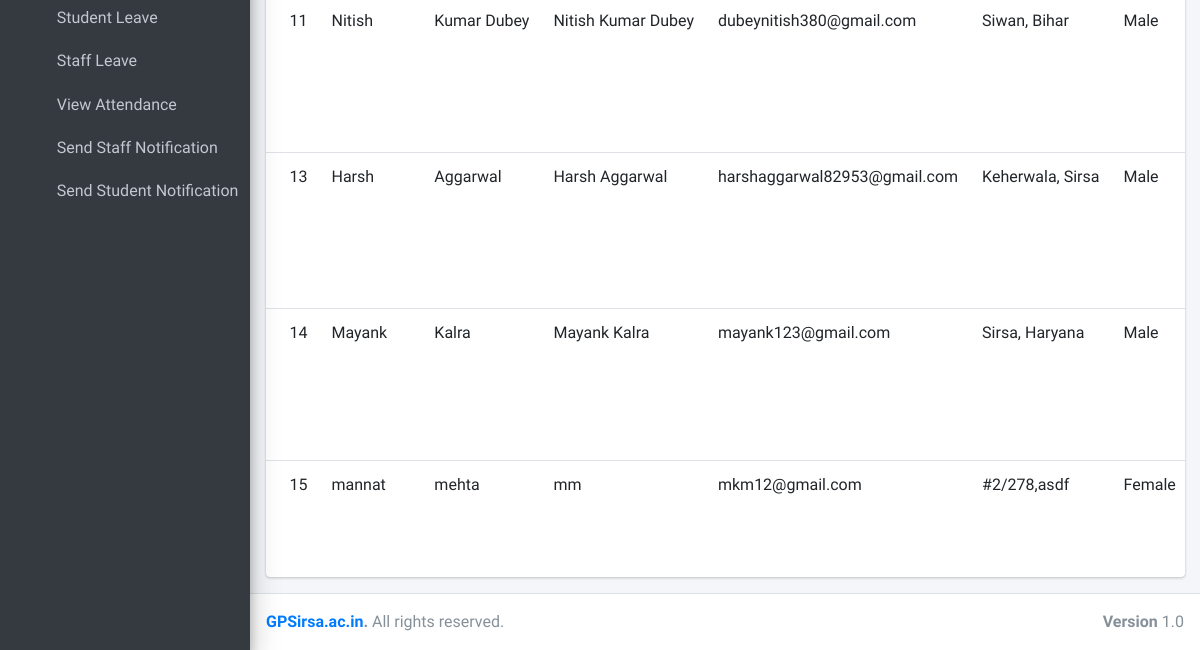
Page /manage_student (signed in, lower part) on the earlier database version.
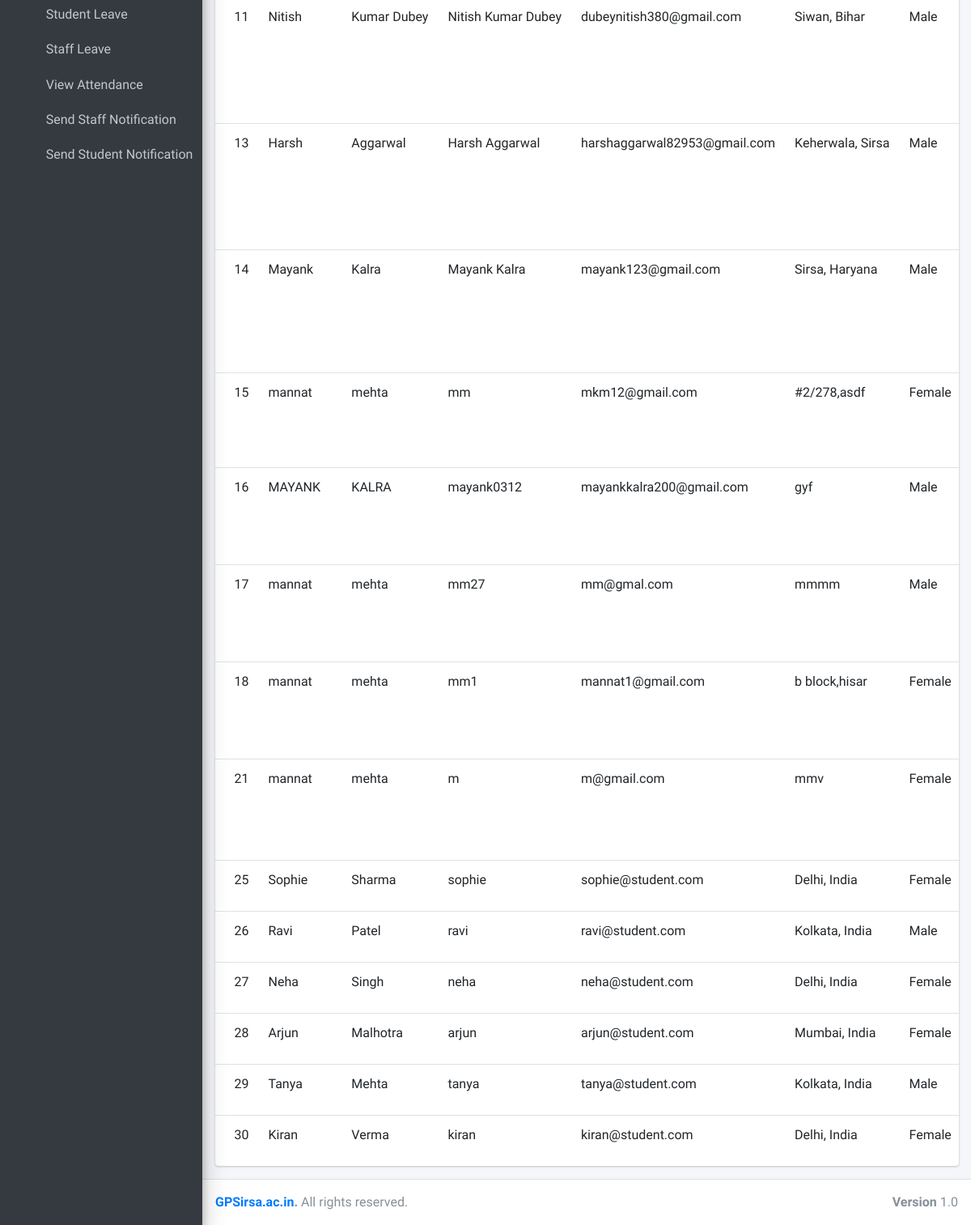
Same page on the later database version.
### educoredb_app/models.py (models this page shows)
class Students(models.Model):
    id=models.AutoField(primary_key=True)
    admin=models.OneToOneField(CustomUser,on_delete=models.CASCADE)
    gender=models.CharField(max_length=255)
    profile_pic=models.FileField()
    address=models.TextField()
    course_id=models.ForeignKey(Courses,on_delete=models.DO_NOTHING)
    session_year_id=models.ForeignKey(SessionYearModel,on_delete=models.CASCADE)
    created_at=models.DateTimeField(auto_now_add=True)
    updated_at=models.DateTimeField(auto_now_add=True)
    fcm_token=models.TextField(default="")
    objects = models.Manager()

class CustomUser(AbstractUser):
    user_type_data=((1,"HOD"),(2,"Staff"),(3,"Student"))
    user_type=models.CharField(default=1,choices=user_type_data,max_length=10)

### educoredb_app/HodViews.py (the view)
# urls.py: path('manage_student', HodViews.manage_student,name="manage_student"),
def manage_student(request):
    students=Students.objects.all()
    return render(request,"hod_template/manage_student_template.html",{"students":students})

### educoredb_app/LoginCheckMiddleWare.py (called while the page is built, shortened)
    def process_view(self,request,view_func,view_args,view_kwargs):
        modulename=view_func.__module__
        print(modulename)
        user=request.user
        if user.is_authenticated:
            if user.user_type == "1":
                if request.path.startswith('/accounts/') or modulename == "educoredb_app.HodViews":
                    pass
                elif modulename == "educoredb_app.views" or modulename == "django.views.static":
                    pass
                elif modulename == "django.contrib.auth.views" or modulename =="django.contrib.admin.sites":
                    pass
                else:
                    return HttpResponseRedirect(reverse("admin_home"))
            else:
                return HttpResponseRedirect(reverse("show_login"))

### educoredb_app/templates/hod_template/manage_student_template.html (shortened to what this page needs)
{% extends 'hod_template/base_template.html' %}
{% block main_content %}
    <section class="content">
      <div class="container-fluid">
           <div class="row">
          <div class="col-12">
            <div class="card">
              <div class="card-body table-responsive p-0">
                <table class="table table-hover text-nowrap">
                  <tbody>
                  {% for student in students %}
                    <tr>
                      <td>{{ student.admin.id }}</td>
                      <td>{{ student.admin.first_name }}</td>
                      <td>{{ student.admin.last_name }}</td>
                      <td>{{ student.admin.username }}</td>
                      <td>{{ student.admin.email }}</td>
                      <td>{{ student.address }}</td>
                      <td>{{ student.gender }}</td>
                    </tr>
                  {% endfor %}
                  </tbody>
                </table>
              </div>
            </div>
          </div>
        </div>
      </div>
    </section>
{% endblock main_content %}

### educoredb_app/templates/hod_template/base_template.html (shortened to what this page needs)
{% load static %}
<!DOCTYPE html>
<html>
<head>
  <link rel="stylesheet" href="{% static "plugins/fontawesome-free/css/all.min.css" %}">
  <link rel="stylesheet" href="https://code.ionicframework.com/ionicons/2.0.1/css/ionicons.min.css">
  <link rel="stylesheet" href="{% static "plugins/tempusdominus-bootstrap-4/css/tempusdominus-bootstrap-4.min.css" %}">
  <link rel="stylesheet" href="{% static "plugins/icheck-bootstrap/icheck-bootstrap.min.css" %}">
  <link rel="stylesheet" href="{% static "plugins/jqvmap/jqvmap.min.css" %}">
  <link rel="stylesheet" href="{% static "dist/css/adminlte.min.css" %}">
  <link rel="stylesheet" href="{% static "plugins/overlayScrollbars/css/OverlayScrollbars.min.css" %}">
  <link rel="stylesheet" href="{% static "plugins/daterangepicker/daterangepicker.css" %}">
  <link rel="stylesheet" href="{% static "plugins/summernote/summernote-bs4.css" %}">
</head>
<body class="hold-transition sidebar-mini layout-fixed">
<div class="wrapper">
    {% include 'hod_template/sidebar_template.html' with user=user id=id %}
   <div class="content-wrapper">
     {% block main_content %}{% endblock main_content %}
  </div>
    {% include 'hod_template/footer.html' %}
</div>
</body>
</html>

### educoredb_app/templates/hod_template/sidebar_template.html (shortened to what this page needs)
{% load static %}
  <aside class="main-sidebar sidebar-dark-primary elevation-4">
    <div class="sidebar">
      <nav class="mt-2">
        <ul class="nav nav-pills nav-sidebar flex-column" data-widget="treeview" role="menu" data-accordion="false">
           <li class="nav-item">
               {% url 'student_leave_view' as student_leave_view %}
            <a href="{% url 'student_leave_view' %}" class="nav-link {% if request.path == student_leave_view %} active {% endif %}">
              <i class="nav-icon fas fa-th"></i>
              <p>
                Student Leave
              </p>
            </a>
          </li>
            <li class="nav-item">
                 {% url 'staff_leave_view' as staff_leave_view %}
            <a href="{% url 'staff_leave_view' %}" class="nav-link {% if request.path == staff_leave_view %} active {% endif %}">
              <i class="nav-icon fas fa-th"></i>
              <p>
                Staff Leave
              </p>
            </a>
          </li>
          <li class="nav-item">
            {% url 'admin_view_attendance' as admin_view_attendance %}
             <a href="{% url 'admin_view_attendance' %}" class="nav-link {% if request.path == admin_view_attendance %} active {% endif %}">
              <i class="nav-icon fas fa-th"></i>
              <p>
                View Attendance
              </p>
            </a>
          </li>
          <li class="nav-item">
            {% url 'admin_send_notification_staff' as admin_send_notification_staff %}
             <a href="{% url 'admin_send_notification_staff' %}" class="nav-link {% if request.path == admin_send_notification_staff %} active {% endif %}">
              <i class="nav-icon fas fa-th"></i>
              <p>
                Send Staff Notification
              </p>
            </a>
          </li>
          <li class="nav-item">
            {% url 'admin_send_notification_student' as admin_send_notification_student %}
             <a href="{% url 'admin_send_notification_student' %}" class="nav-link {% if request.path == admin_send_notification_student %} active {% endif %}">
              <i class="nav-icon fas fa-th"></i>
              <p>
                Send Student Notification
              </p>
            </a>
          </li>
        </ul>
      </nav>
    </div>
  </aside>

### educoredb_app/templates/hod_template/footer.html
 <footer class="main-footer">
    <strong><a href="https://gpsirsa.ac.in/">GPSirsa.ac.in</a>.</strong>
    All rights reserved.
    <div class="float-right d-none d-sm-inline-block">
      <b>Version</b> 1.0
    </div>
  </footer>

Differences in the rows shown:
added Students: admin.id "16", admin.first_name "MAYANK", admin.last_name "KALRA", admin.username "mayank0312", admin.email "mayankkalra200@gmail.com", address "gyf", gender "Male"
added Students: admin.id "17", admin.first_name "mannat", admin.last_name "mehta", admin.username "mm27", admin.email "mm@gmal.com", address "mmmm", gender "Male"
added Students: admin.id "18", admin.first_name "mannat", admin.last_name "mehta", admin.username "mm1", admin.email "mannat1@gmail.com", address "b block,hisar", gender "Female"
added Students: admin.id "21", admin.first_name "mannat", admin.last_name "mehta", admin.username "m", admin.email "m@gmail.com", address "mmv", gender "Female"
added Students: admin.id "25", admin.first_name "Sophie", admin.last_name "Sharma", admin.username "sophie", admin.email "sophie@student.com", address "Delhi, India", gender "Female"
added Students: admin.id "26", admin.first_name "Ravi", admin.last_name "Patel", admin.username "ravi", admin.email "ravi@student.com", address "Kolkata, India", gender "Male"
added Students: admin.id "27", admin.first_name "Neha", admin.last_name "Singh", admin.username "neha", admin.email "neha@student.com", address "Delhi, India", gender "Female"
added Students: admin.id "28", admin.first_name "Arjun", admin.last_name "Malhotra", admin.username "arjun", admin.email "arjun@student.com", address "Mumbai, India", gender "Female"
added Students: admin.id "29", admin.first_name "Tanya", admin.last_name "Mehta", admin.username "tanya", admin.email "tanya@student.com", address "Kolkata, India", gender "Male"
added Students: admin.id "30", admin.first_name "Kiran", admin.last_name "Verma", admin.username "kiran", admin.email "kiran@student.com", address "Delhi, India", gender "Female"
